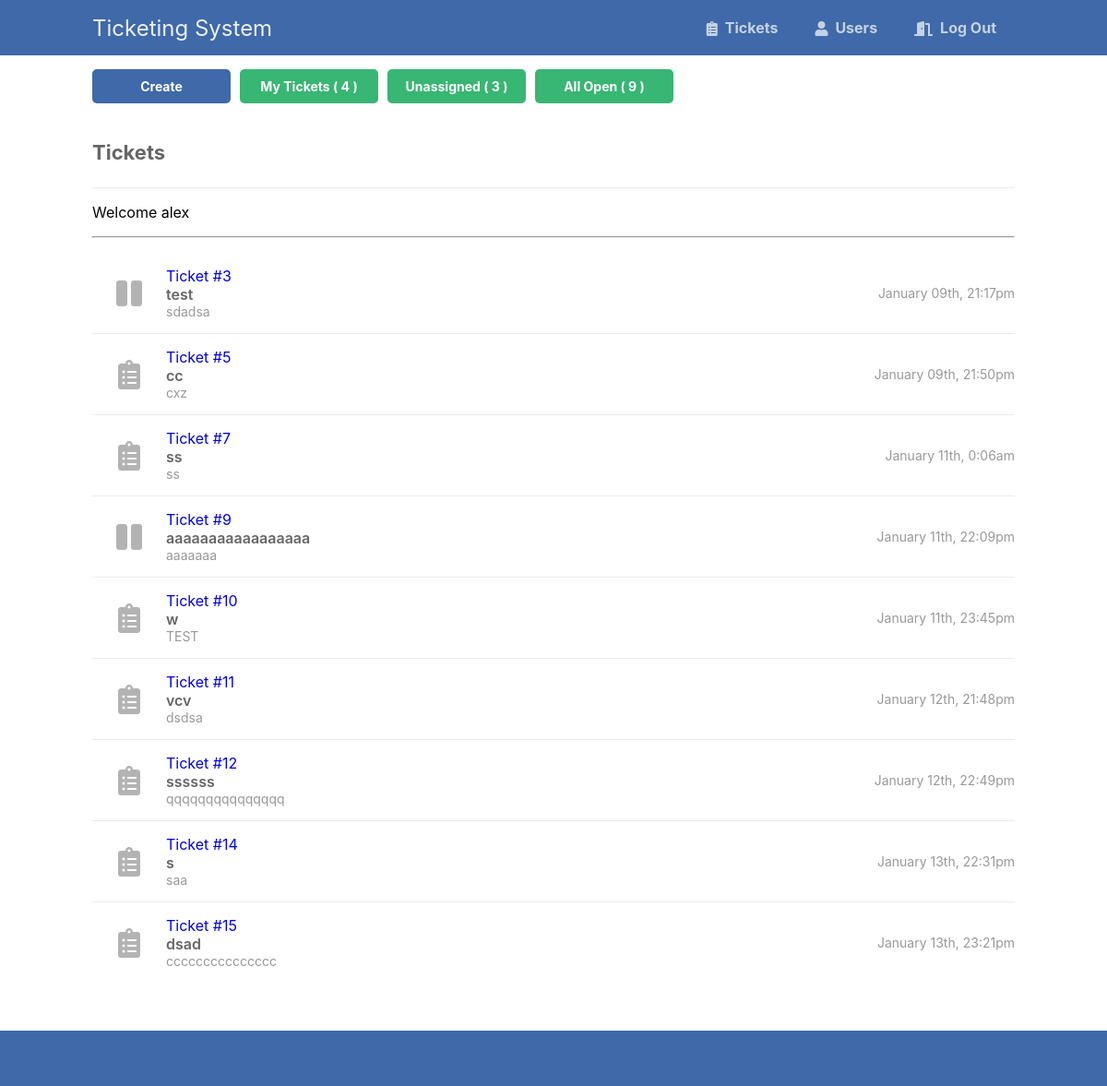
The app's page /admin/index.php (signed in) with its own data.
### tables this page shows
CREATE TABLE `tickets` (
  `id` int(11) NOT NULL,
  `title` varchar(255) NOT NULL,
  `msg` text NOT NULL,
  `email` varchar(255) DEFAULT NULL,
  `created` datetime NOT NULL DEFAULT current_timestamp(),
  `status` enum('open','closed','resolved','hold') NOT NULL DEFAULT 'open',
  `assigned` varchar(50) DEFAULT NULL,
  `resolved` datetime DEFAULT NULL,
  `department` varchar(250) DEFAULT NULL,
  `location` varchar(250) DEFAULT NULL
);

### admin/index.php (the view)
<?php
include '../inc/functions.php';
$username = "";
$cookie_name = "Tickets";
if(!isset($_COOKIE[$cookie_name])) {
  header('Location: login.php');
} else {
	$username = $_COOKIE[$cookie_name];
}
$pdo = pdo_connect_mysql();
if(isset($_GET['vtickets']))
{
	if($_GET['vtickets']=="mytickets")
	{
		$ll = 'SELECT * FROM `tickets` WHERE `assigned` = "'.$username.'" AND `status` = "open" OR `assigned` = "'.$username.'" AND `status` = "hold"';
	}
	if($_GET['vtickets']=="unassigned")
	{
		$ll = 'SELECT * FROM `tickets` WHERE `assigned` is null OR `assigned` = ""; ';
	}
	if($_GET['vtickets']=="allopen")
	{
		$ll = 'SELECT * FROM tickets WHERE status = "open" OR status = "hold"';
	}
}
else
{
$ll = 'SELECT * FROM tickets WHERE status = "open" OR status = "hold"';
}
$stmt = $pdo->prepare($ll);
$stmt->execute();
$tickets = $stmt->fetchAll(PDO::FETCH_ASSOC);
		$myticket_count = 'SELECT COUNT(id) AS TotalCount FROM tickets WHERE `assigned` = "'.$username.'" AND `status` = "open" OR `assigned` = "'.$username.'" AND `status` = "hold"';
		$stmt_myticket = $pdo->prepare($myticket_count);
		$stmt_myticket->execute();
		$myticket_count = $stmt_myticket->fetchAll(PDO::FETCH_ASSOC);
		$unassigned_count = 'SELECT COUNT(id) AS TotalCount FROM `tickets` WHERE `assigned` is null OR `assigned` = "";';
		$stmt_unassigned = $pdo->prepare($unassigned_count);
		$stmt_unassigned->execute();
		$unassigned_count = $stmt_unassigned->fetchAll(PDO::FETCH_ASSOC);
		$open_count = 'SELECT COUNT(id) AS TotalCount FROM tickets WHERE status = "open" OR status = "hold"';
		$stmt_open = $pdo->prepare($open_count);
		$stmt_open->execute();
		$open_count = $stmt_open->fetchAll(PDO::FETCH_ASSOC);
?>
<?=template_header('Tickets')?>
<div class="content home">
	<div class="btns">
		<a href="create.php" class="btn blue">Create</a>
		<a href="index.php?vtickets=mytickets" class="btn">My Tickets (
		<?php
			foreach ($myticket_count as $count):
				echo ($count['TotalCount']);
			endforeach;
		?>
		)</a>
		<a href="index.php?vtickets=unassigned" class="btn">Unassigned (
		<?php
			foreach ($unassigned_count as $count):
				echo ($count['TotalCount']);
			endforeach;
		?>
		)</a>
		<a href="index.php?vtickets=allopen" class="btn">All Open (
		<?php
			foreach ($open_count as $count):
				echo ($count['TotalCount']);
			endforeach;
		?>
		)</a>
	</div>
	<h2>Tickets</h2>
	<p>Welcome <?php echo($username); ?><hr></p>
	<div class="tickets-list">
		<?php foreach ($tickets as $ticket): ?>
		<a href="view.php?id=<?=$ticket['id']?>" class="ticket">
			<span class="con">
				<?php if ($ticket['status'] == 'open'): ?>
				<i class="fas fa-clipboard-list fa-2x"></i>
				<?php elseif ($ticket['status'] == 'resolved'): ?>
				<i class="fas fa-check fa-2x"></i>
				<?php elseif ($ticket['status'] == 'closed'): ?>
				<i class="fas fa-times fa-2x"></i>
				<?php elseif ($ticket['status'] == 'hold'): ?>
				<i class="fas fa-pause fa-2x"></i>
				<?php endif; ?>
			</span>
			<span class="con">
			    <span class="id">Ticket #<?=htmlspecialchars($ticket['id'], ENT_QUOTES)?></span>
				<span class="title"><?=htmlspecialchars($ticket['title'], ENT_QUOTES)?></span>
				<span class="msg"><?=htmlspecialchars($ticket['msg'], ENT_QUOTES)?></span>
			</span>
			<span class="con created"><?=date('F dS, G:ia', strtotime($ticket['created']))?></span>
		</a>
		<?php endforeach; ?>
	</div>
</div>
<?=template_footer()?>

### admin/style.css (style rules this page uses)
* { box-sizing: border-box; font-family: -apple-system, BlinkMacSystemFont, "segoe ui", roboto, oxygen, ubuntu, cantarell, "fira sans", "droid sans", "helvetica neue", Arial, sans-serif; font-size: 16px; -webkit-font-smoothing: antialiased; -moz-osx-font-smoothing: grayscale; }
body { background-color: #FFFFFF; margin: 0; }
.content { width: 1000px; margin: 0 auto; }
.content h2 { margin: 0; padding: 25px 0; font-size: 22px; border-bottom: 1px solid #ebebeb; color: #666666; }
.btns { display: flex; }
.btns .btn { display: inline-block; text-decoration: none; background-color: #38b673; font-weight: bold; font-size: 14px; border-radius: 5px; color: #FFFFFF; padding: 10px 15px; margin: 15px 10px 15px 0; width: 150px; text-align: center; }
.btns .btn.blue { background-color: #3f69a8; display: block; width: 150px; text-align: center; }
.home .tickets-list { display: flex; flex-flow: column; }
.home .tickets-list .ticket { padding: 15px 0; width: 100%; border-bottom: 1px solid #ebebeb; display: flex; text-decoration: none; }
.home .tickets-list .ticket .con { display: flex; justify-content: center; flex-flow: column; }
.home .tickets-list .ticket i { text-align: center; width: 80px; color: #b3b3b3; }
.home .tickets-list .ticket .title { font-weight: 600; color: #666666; }
.home .tickets-list .ticket .msg { overflow: hidden; white-space: nowrap; text-overflow: ellipsis; max-width: 400px; color: #999999; font-size: 14px; }
.home .tickets-list .ticket .created { flex-grow: 1; align-items: flex-end; color: #999999; font-size: 14px; }
.home .tickets-list .ticket:last-child { border-bottom: 0; }

### records on screen
tickets: status "hold" (drawn), id "3", title "test", msg "sdadsa", created "January 09th, 21:17pm"
tickets: status "open" (drawn), id "5", title "cc", msg "cxz", created "January 09th, 21:50pm"
tickets: status "open" (drawn), id "7", title "ss", msg "ss", created "January 11th, 0:06am"
tickets: status "hold" (drawn), id "9", title "aaaaaaaaaaaaaaaaa", msg "aaaaaaa", created "January 11th, 22:09pm"
tickets: status "open" (drawn), id "10", title "w", msg "TEST", created "January 11th, 23:45pm"
tickets: status "open" (drawn), id "11", title "vcv", msg "dsdsa", created "January 12th, 21:48pm"
tickets: status "open" (drawn), id "12", title "ssssss", msg "qqqqqqqqqqqqqqq", created "January 12th, 22:49pm"
tickets: status "open" (drawn), id "14", title "s", msg "saa", created "January 13th, 22:31pm"
tickets: status "open" (drawn), id "15", title "dsad", msg "ccccccccccccccc", created "January 13th, 23:21pm"

### other values on screen
$count['TotalCount'] "4"
$count['TotalCount'] "3"
$count['TotalCount'] "9"
$username "alex"
